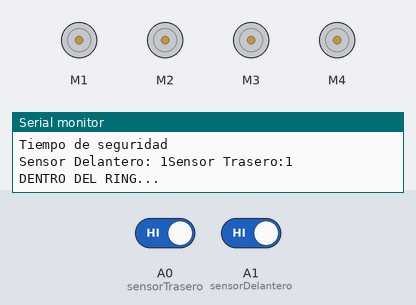
A sketch run on a simulated Arduino Uno, built with avr-gcc and run on an emulated ATmega328P. On the bench: 4 × DC motor (green arrow = forward, orange = backward, longer = faster), the last lines printed to the serial monitor. The inputs (shaded band) are chosen by the test bench; at power-on: A0 (sensorTrasero) HIGH, A1 (sensorDelantero) HIGH.

Above: at 1.3 s.
1.4 s: A0 (sensorTrasero) driven LOW
At 3.3 s:
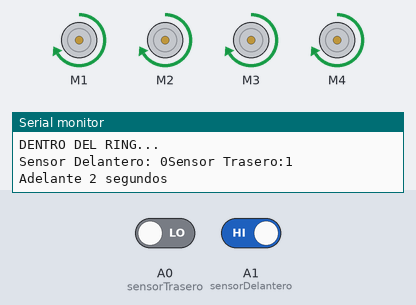
4.1 s: A1 (sensorDelantero) driven LOW
At 6.4 s:
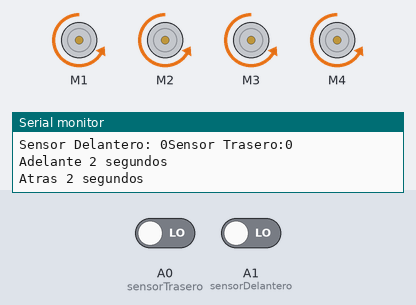
9.6 s: A1 (sensorDelantero) driven HIGH
12.3 s: A0 (sensorTrasero) driven HIGH
At 15.0 s:
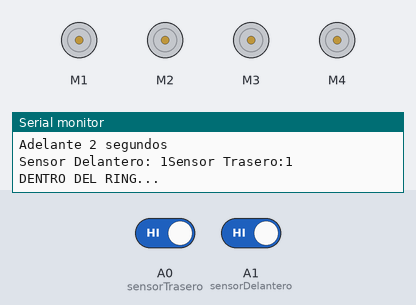
Timing chart, 0 to 16.5 s (numbered marks = the images above; inputs shaded):
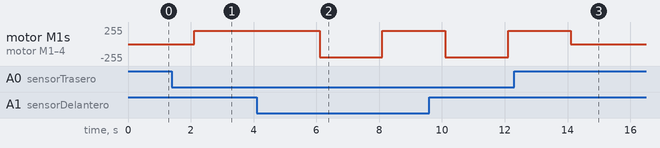

The sketch:

POSICIONAMIENTO_MOTOR.ino
```cpp
#include <AFMotor.h>
int sensorTrasero=A0; //sensor ir en A0
int lecturaTrasera=0; //lectura del sensor trasero

int sensorDelantero=A1; //sensor ir en A1
int lecturaDelantera=0; //lectura del sensor trasero

AF_DCMotor M1(1);    //objetos motor y numero de motor
AF_DCMotor M2(2);
AF_DCMotor M3(3);
AF_DCMotor M4(4);

void setup()
{
  Serial.begin(9600);    // set up Serial library at 9600 bps
  M1.run(RELEASE);
  M2.run(RELEASE);
  M3.run(RELEASE);
  M4.run(RELEASE);
  Serial.println("Tiempo de seguridad");
  delay(100);          //Tiempo de seguridad
}

void loop()
{
   //lectura de sensores ir
   lecturaTrasera=digitalRead(sensorTrasero);
   lecturaDelantera=digitalRead(sensorDelantero);

   // impresion de sensores ir
   Serial.print("Sensor Delantero: ");
   Serial.print(lecturaTrasera);
   Serial.print("Sensor Trasero:");
   Serial.println(lecturaDelantera);

  ///rutina IR ///////////
  //posicion trasera
  if (lecturaTrasera==0)
  {
   M1.setSpeed(200);
   M2.setSpeed(200);
   M3.setSpeed(200);
   M4.setSpeed(200);
  ///ADELANTE////
   M1.run(FORWARD);
   M2.run(FORWARD);
   M3.run(FORWARD);
   M4.run(FORWARD);
  Serial.println("Adelante 2 segundos");
  delay(2000);
  }
  if (lecturaDelantera==0)
  {
   M1.setSpeed(200);
   M2.setSpeed(200);
   M3.setSpeed(200);
   M4.setSpeed(200);
  ///ADELANTE////
   M1.run(BACKWARD);
   M2.run(BACKWARD);
   M3.run(BACKWARD);
   M4.run(BACKWARD);
  Serial.println("Atras 2 segundos");
  delay(2000);
  }
   if (lecturaDelantera==1 && lecturaTrasera==1)
  {
   M1.setSpeed(150);
   M2.setSpeed(150);
   M3.setSpeed(150);
   M4.setSpeed(150);
  ///ADELANTE////
   M1.run(RELEASE);
   M2.run(RELEASE);
   M3.run(RELEASE);
   M4.run(RELEASE);
  Serial.println("DENTRO DEL RING...");
  delay(2000);
  }
}
```

Measured:
- after the input at 1.4 s, motor M1–4: stopped → forward 200/255 after 0.70 s
- after the input at 4.1 s, motor M1–4: forward 200/255 → backward 200/255 after 2.0 s, → forward 200/255 2.0 s later
- after the input at 12.3 s, motor M1–4: forward 200/255 → stopped after 1.8 s
